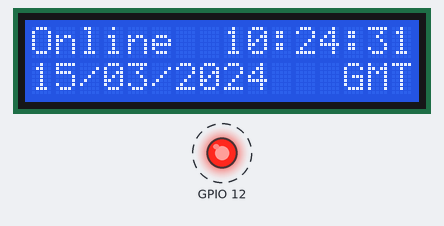
Bench run of a program on a simulated ESP32. Shown: 16×2 character LCD, output pins drawn as LEDs (lit = HIGH). Dashed ring = blinking. WiFi joins after 1.5 s; servers stay silent unless stated; the local clock reads 2024-03-15 10:24:30 at power-on unless the program sets it; what the program prints to the serial monitor is not drawn.

Above: at 1.79 s.
At 11.21 s:
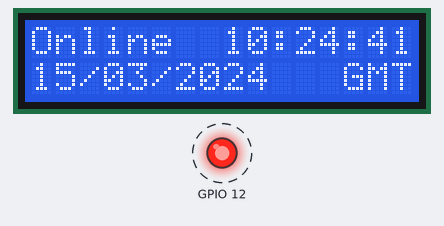
At 20.63 s:
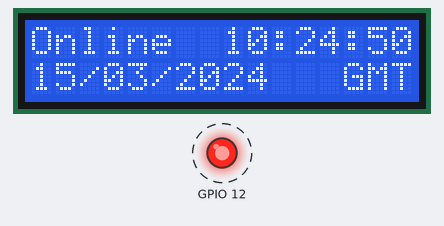
At 39.74 s:
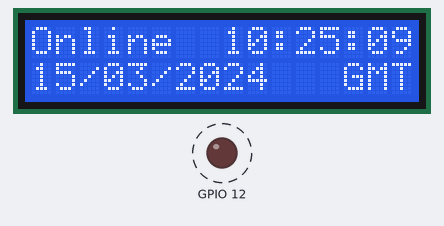
Timing chart, 0 to 40.0 s (numbered marks = the images above):
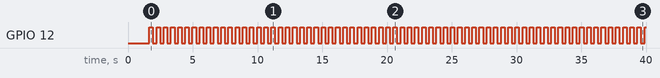

The program:

main.cpp
```cpp
// Learn about the ESP32 WiFi simulation in
// https://docs.wokwi.com/guides/esp32-wifi
// https://wokwi.com/projects/321525495180034642
//
// Look video at: https://www.youtube.com/watch?v=3WVz2XdadD0
//


#include <Arduino.h>
#include <WiFi.h>
#include <Wire.h>
#include <LiquidCrystal_I2C.h>

LiquidCrystal_I2C LCD = LiquidCrystal_I2C(0x27, 16, 2);

#define NTP_SERVER     "pool.ntp.org"
#define UTC_OFFSET     0
#define UTC_OFFSET_DST 0

void spinner() {
  static int8_t counter = 0;
  const char* glyphs = "\xa1\xa5\xdb";
  LCD.setCursor(15, 1);
  LCD.print(glyphs[counter++]);
  if (counter == strlen(glyphs)) {
    counter = 0;
  }
}

void printLocalTime() {
  struct tm timeinfo;
  if (!getLocalTime(&timeinfo)) {
    LCD.setCursor(0, 1);
    LCD.println("Connection Err");
    return;
  }

  LCD.setCursor(8, 0);
  LCD.println(&timeinfo, "%H:%M:%S");

  LCD.setCursor(0, 1);
  LCD.println(&timeinfo, "%d/%m/%Y   %Z");
}

void setup() {
  Serial.begin(115200);

  LCD.init();
  LCD.backlight();
  LCD.setCursor(0, 0);
  LCD.print("Connecting to ");
  LCD.setCursor(0, 1);
  LCD.print("WiFi ");

  WiFi.begin("Wokwi-GUEST", "", 6);
  while (WiFi.status() != WL_CONNECTED) {
    delay(250);
    spinner();
  }

  Serial.println("");
  Serial.println("WiFi connected");
  Serial.print("IP address: ");
  Serial.println(WiFi.localIP());

  LCD.clear();
  LCD.setCursor(0, 0);
  LCD.println("Online");
  LCD.setCursor(0, 1);
  LCD.println("Updating time...");

  configTime(UTC_OFFSET, UTC_OFFSET_DST, NTP_SERVER);
  pinMode(12,OUTPUT);

  Serial.println("..");
  Serial.println("Setup loop completed");
}

void loop() {
  printLocalTime();
  digitalWrite(12,!digitalRead(12));
  delay(250);
}
```

Measured:
- by itself, GPIO 12: alternates HIGH for 0.28 s and LOW for 0.28 s
- what the display in image 0 shows lasts 0.5 s, from 1.7 s to 2.2 s
- what the display in image 1 shows lasts 1.1 s, from 11.1 s to 12.2 s
- what the display in image 2 shows lasts 0.8 s, from 20.2 s to 21.0 s
